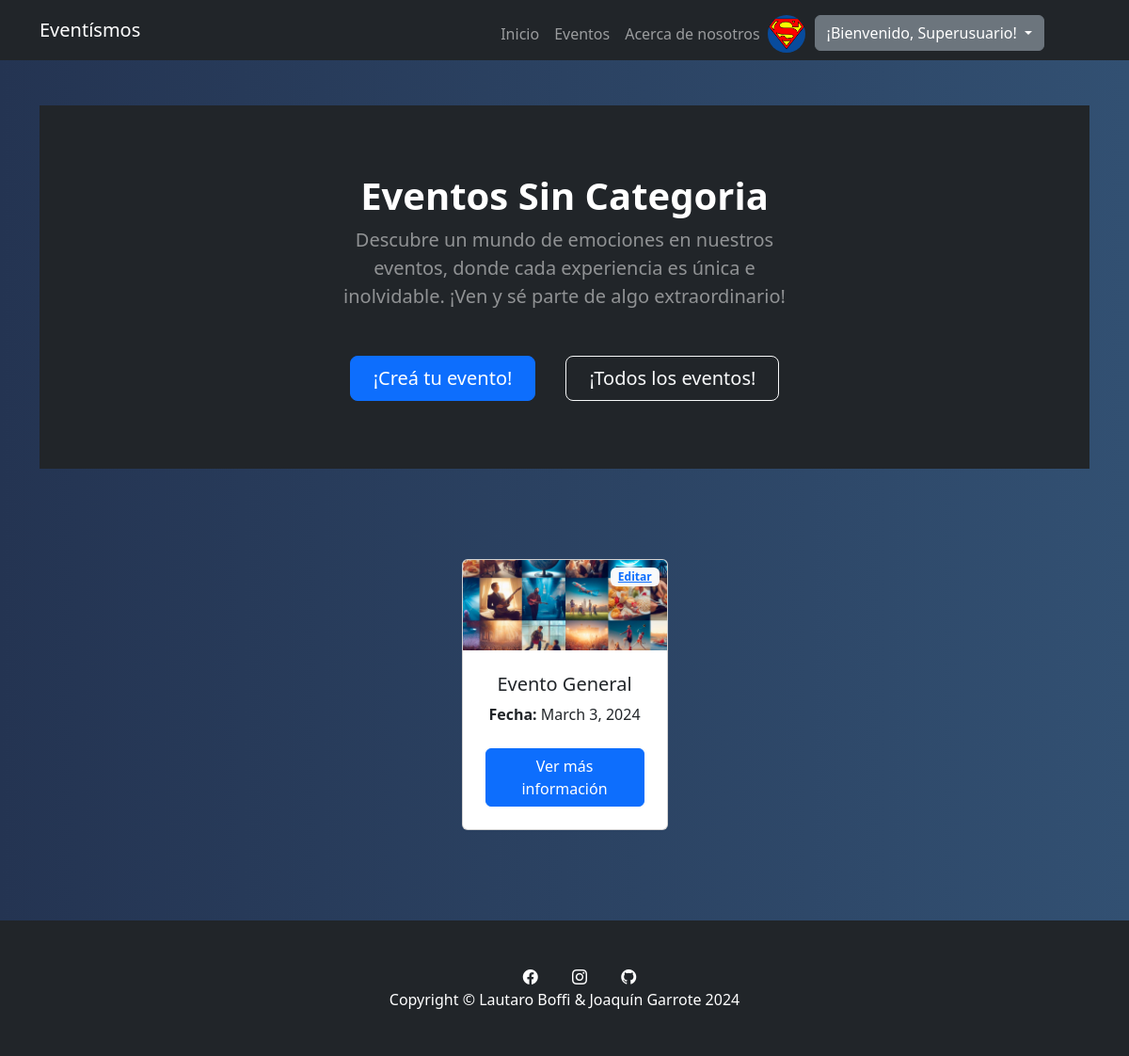
The page /appentrega/sin_categoria/ (signed in) on the database its author committed.
### users/models.py (models this page shows, shortened)
class CustomUser(AbstractUser):
    first_name = models.CharField(max_length=30, blank=True)
    last_name = models.CharField(max_length=30, blank=True)
    profile_picture = models.ImageField(upload_to='profile_pictures/', null=True, blank=True)
    description = models.CharField(max_length=30, blank=True)

### appentrega/models.py (models this page shows, shortened)
class Evento(models.Model):
    CATEGORIA_CHOICES = [
        ("SinCategoria", "Sin categoría"),
        ("FestivalCorporativo", "Festival Corporativo"),
        ("FestivalMusical", "Festival Musical"),
        ("FestivalCine", "Festival Cine"),
        ("FestivalGastronomico", "Festival Gastronómico"),
        ("FestivalDeportivo", "Festival Deportivo"),
    ]
    nombre = models.CharField(max_length=40)
    categoria = models.CharField(max_length=40, choices=CATEGORIA_CHOICES)
    ubicacion = models.CharField(max_length=40)
    fecha = models.DateField()
    descripcion = models.CharField(max_length=10000)
    imagen = models.ImageField(upload_to='event_images/', null=True, blank=True)

### appentrega/views.py (the view)
# urls.py: path('sin_categoria/', views.sin_categoria, name="Sin_categoria"),
def sin_categoria(request):
    object_list = Evento.objects.all()
    return render(request, "appentrega/evento/categorias/sin_categoria.html", {'object_list': object_list})

### appentrega/templates/appentrega/evento/categorias/sin_categoria.html (shortened to what this page needs)
{% extends 'appentrega/base.html' %}
{% load static %}
{% block form %}
<header class="bg-dark py-5">
    <div class="container px-5">
        <div class="row gx-5 justify-content-center">
            <div class="col-lg-6">
                <div class="text-center mb-0 mt-4">
                    <h1 class="display-7 fw-bolder text-white mb-2">Eventos Sin Categoria</h1>
                </div>
                <div class="text-center mb-5 mt-0">
                    <p class="lead fw-normal text-white-50 mb-0">Descubre un mundo de emociones en nuestros eventos, donde cada experiencia es única e inolvidable. ¡Ven y sé parte de algo extraordinario!</p>
                </div>
                <div class="d-grid gap-3 d-sm-flex justify-content-sm-center mb-4 mt-4">
                    <a class="btn btn-primary btn-lg px-4 me-sm-3" href="{% url "CrearEvento" %}">¡Creá tu evento!</a>
                    <a class="btn btn-outline-light btn-lg px-4" href="{% url "ListaEvento" %}">¡Todos los eventos!</a>
                </div>
            </div>
        </div>
    </div>
</header>
<section class="py-5" id="features">
    <div class="container px-4 px-lg-5 mt-5">
        <div class="row gx-4 gx-lg-5 row-cols-2 row-cols-md-3 row-cols-xl-4 justify-content-center">
            {% for evento in object_list %}
                {% if evento.categoria == "SinCategoria" %}
                    <div class="col mb-5">
                        <div class="card h-100">
                            <div class="badge bg-light text-black position-absolute" style="top: 0.5rem; right: 0.5rem">
                                <a href="{% url 'EditarEvento' evento.id %}">Editar</a>
                            </div>
                            {% if evento.imagen %}
                                <img class="card-img-top" src="{{ evento.imagen.url }}" alt="Evento Imagen" style="max-width: 450px; max-height: 300px" />
                            {% else %}
                                <p>No hay imagen disponible</p>
                            {% endif %}
                            <div class="card-body p-4">
                                <div class="text-center">
                                    <h5 class="card-title">{{ evento.nombre }}</h5>
                                    <p class="card-text"><strong>Fecha: </strong>{{ evento.fecha }}</p>
                                </div>
                            </div>
                            <div class="card-footer p-4 pt-0 border-top-0 bg-transparent">
                                <div class="text-center"><a href="{% url 'DetalleEvento' evento.id %}" class="btn btn-primary">Ver más información</a></div>
                            </div>
                        </div>
                    </div>
                {% endif %}
            {% endfor %}
        </div>
    </div>
</section>
{% endblock form %}

### appentrega/templates/appentrega/base.html (shortened to what this page needs)
<!DOCTYPE html>
<html lang="en">
  <head>
    {% load static %}
    <link href="https://cdn.jsdelivr.net/npm/bootstrap-icons@1.4.1/font/bootstrap-icons.css" rel="stylesheet" />
    <link href="{% static "css/styles.css" %}" rel="stylesheet" />
  </head>
  <body>
    <nav class="navbar navbar-expand-lg navbar-dark bg-dark w-100">
      <div class="container">
          <a class="navbar-brand" href="{% url "Inicio" %}">Eventísmos</a>
          <div class="collapse navbar-collapse" id="navbarSupportedContent">
              <ul class="navbar-nav ms-auto mt-2 mb-lg-0 me-5">
                  <li class="nav-item"><a class="nav-link" href="{% url "Inicio" %}">Inicio</a></li>
                  <li class="nav-item"><a class="nav-link" href="{% url "ListaEvento" %}">Eventos</a></li>
                  <li class="nav-item"><a class="nav-link" href="{% url "About" %}">Acerca de nosotros</a></li>
                  {% if request.user.is_authenticated %}
                      {% if user.profile_picture %}
                          <img src="{{user.profile_picture.url}}" alt="" class="rounded-circle profile-picture" style="height: 40px; width: 40px; margin-right: 10px;">
                      {% endif %}
                      <div class="dropdown">
                          <button class="btn btn-secondary dropdown-toggle" type="button" id="dropdownMenuButton1" data-bs-toggle="dropdown" aria-expanded="false">
                              ¡Bienvenido, {{ request.user.username }}!
                          </button>
                      </div>
                  {% endif %}
              </ul>
          </div>
      </div>
  </nav>
    <div class="container mt-5">
      {% block form %}
      {% endblock form %}
  </div>
  <footer class="py-5 bg-dark">
    <div class="container px-5">
        <p class="m-0 text-center text-white medium">
            <a href="#" class="text-white mx-3"><i class="bi bi-facebook bi-3x"></i></a>
            <a href="#" class="text-white mx-3"><i class="bi bi-instagram bi-3x"></i></a>
            <a href="#" class="text-white mx-3"><i class="bi bi-github bi-3x"></i></a>
            <br>
            Copyright &copy; Lautaro Boffi & Joaquín Garrote 2024
        </p>
    </div>
</footer>
  </body>
</html>

### rows shown on the page
CustomUser: profile_picture (picture), user.username "Superusuario"
Evento: imagen (picture), nombre "Evento General", fecha "March 3, 2024"
